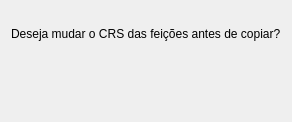
<?xml version="1.0" encoding="UTF-8"?>
<ui version="4.0">
 <class>Dialog</class>
 <widget class="QDialog" name="Dialog">
  <property name="geometry">
   <rect>
    <x>0</x>
    <y>0</y>
    <width>255</width>
    <height>122</height>
   </rect>
  </property>
  <property name="windowTitle">
   <string>Mudar CRS?</string>
  </property>
  <property name="toolTip">
   <string/>
  </property>
  <property name="statusTip">
   <string/>
  </property>
  <property name="whatsThis">
   <string/>
  </property>
  <property name="accessibleName">
   <string/>
  </property>
  <property name="accessibleDescription">
   <string/>
  </property>
  <layout class="QGridLayout" name="MudarCRS">
   <item row="1" column="0" alignment="Qt::AlignHCenter">
    <widget class="QgsProjectionSelectionWidget" name="selectCRS">
     <property name="sizePolicy">
      <sizepolicy hsizetype="Expanding" vsizetype="Fixed">
       <horstretch>0</horstretch>
       <verstretch>0</verstretch>
      </sizepolicy>
     </property>
     <property name="minimumSize">
      <size>
       <width>200</width>
       <height>9</height>
      </size>
     </property>
    </widget>
   </item>
   <item row="3" column="0" alignment="Qt::AlignHCenter">
    <widget class="QDialogButtonBox" name="buttonBox">
     <property name="orientation">
      <enum>Qt::Horizontal</enum>
     </property>
     <property name="standardButtons">
      <set>QDialogButtonBox::NoButton</set>
     </property>
    </widget>
   </item>
   <item row="0" column="0" alignment="Qt::AlignHCenter">
    <widget class="QLabel" name="label">
     <property name="sizePolicy">
      <sizepolicy hsizetype="Preferred" vsizetype="Fixed">
       <horstretch>0</horstretch>
       <verstretch>0</verstretch>
      </sizepolicy>
     </property>
     <property name="text">
      <string>Deseja mudar o CRS das feições antes de copiar?</string>
     </property>
    </widget>
   </item>
  </layout>
 </widget>
 <customwidgets>
  <customwidget>
   <class>QgsProjectionSelectionWidget</class>
   <extends>QWidget</extends>
   <header>qgsprojectionselectionwidget.h</header>
  </customwidget>
 </customwidgets>
 <resources/>
 <connections>
  <connection>
   <sender>buttonBox</sender>
   <signal>accepted()</signal>
   <receiver>Dialog</receiver>
   <slot>accept()</slot>
   <hints>
    <hint type="sourcelabel">
     <x>248</x>
     <y>254</y>
    </hint>
    <hint type="destinationlabel">
     <x>157</x>
     <y>274</y>
    </hint>
   </hints>
  </connection>
  <connection>
   <sender>buttonBox</sender>
   <signal>rejected()</signal>
   <receiver>Dialog</receiver>
   <slot>reject()</slot>
   <hints>
    <hint type="sourcelabel">
     <x>316</x>
     <y>260</y>
    </hint>
    <hint type="destinationlabel">
     <x>286</x>
     <y>274</y>
    </hint>
   </hints>
  </connection>
 </connections>
</ui>
